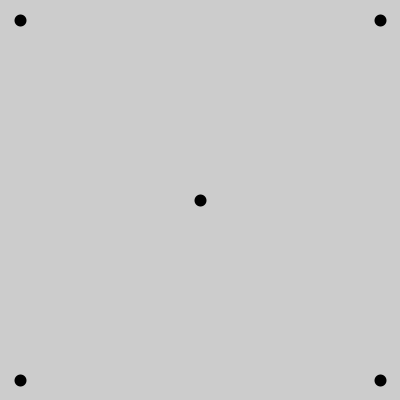
Frame 1 (no input)
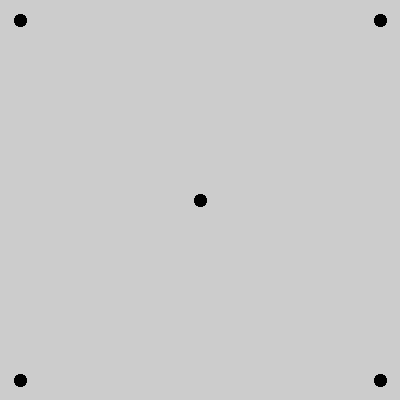
Frame 60 (the mouse pressed at the canvas centre just before this capture)
Frame 120 (the mouse held since frame 60 and released just before this capture): identical to frame 60, image omitted

The Processing sketch that drew these frames (run headless with seeded random() and noise(); from frame 60 on, the mouse is pressed at the canvas centre):

// Processing sketch: RASKOVSKYDavidAdrianTP01_Ejerecicio01
// ── RASKOVSKYDavidAdrianTP01_Ejerecicio01.pde
PVector puntoA, puntoB , puntoC, puntoD, puntoE ;
int distanciaAlBorde;

public void setup(){
size(400,400);
distanciaAlBorde = 20;
puntoA =new PVector(distanciaAlBorde,distanciaAlBorde);//son las coordenadas del punto arriva iquierda
puntoB =new PVector(width - distanciaAlBorde,distanciaAlBorde);//son las coordenadas del punto de arriva derecha
puntoC =new PVector(distanciaAlBorde,width - distanciaAlBorde);//son las coordenadas del punto de abajo izq.
puntoD =new PVector(height - distanciaAlBorde , width - distanciaAlBorde);//coordenadas del punto deabajo derecha
puntoE =new PVector(width/2,height/2); //son las coordenadas del punto del medio
};
public void draw(){
dibujarPuntos(); //se llama al procedimiento para qye dibuje todos los puntos de una sola vez
};
public void dibujarPuntos(){ //se dibujan los puntos de acuerdo a sus coordenadas 
strokeWeight(12);             
  point(puntoA.x,puntoA.y);
  point(puntoB.x,puntoB.y);
  point(puntoC.x,puntoC.y);
  point(puntoD.x,puntoD.y);
  point(puntoE.x,puntoE.y);
};
